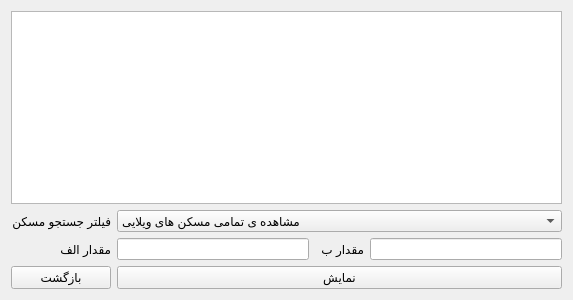
<?xml version="1.0" encoding="UTF-8"?>
<ui version="4.0">
 <class>search_maskan</class>
 <widget class="QWidget" name="search_maskan">
  <property name="geometry">
   <rect>
    <x>0</x>
    <y>0</y>
    <width>400</width>
    <height>300</height>
   </rect>
  </property>
  <property name="windowTitle">
   <string>Form</string>
  </property>
  <layout class="QGridLayout" name="gridLayout">
   <item row="1" column="0">
    <widget class="QLabel" name="label">
     <property name="text">
      <string>فیلتر جستجو مسکن</string>
     </property>
    </widget>
   </item>
   <item row="2" column="0">
    <widget class="QLabel" name="label_2">
     <property name="text">
      <string>مقدار الف</string>
     </property>
    </widget>
   </item>
   <item row="3" column="0">
    <widget class="QPushButton" name="pushButton_1">
     <property name="text">
      <string>بازگشت</string>
     </property>
    </widget>
   </item>
   <item row="2" column="3">
    <widget class="QLabel" name="label_3">
     <property name="text">
      <string>مقدار ب</string>
     </property>
    </widget>
   </item>
   <item row="0" column="0" colspan="5">
    <widget class="QTextEdit" name="textEdit"/>
   </item>
   <item row="2" column="1">
    <widget class="QLineEdit" name="lineEdit_1"/>
   </item>
   <item row="2" column="4">
    <widget class="QLineEdit" name="lineEdit_2"/>
   </item>
   <item row="3" column="1" colspan="4">
    <widget class="QPushButton" name="pushButton_2">
     <property name="text">
      <string>نمایش</string>
     </property>
    </widget>
   </item>
   <item row="1" column="1" colspan="4">
    <widget class="QComboBox" name="comboBox">
     <item>
      <property name="text">
       <string>مشاهده ی تمامی مسکن های ویلایی</string>
      </property>
     </item>
     <item>
      <property name="text">
       <string>مشاهده ی تمامی مسکن های آپارتمانی</string>
      </property>
     </item>
     <item>
      <property name="text">
       <string>مشاهده ی مسکن هایی که قیمت پایه کمتر از (الف) و متراژ ساخت بیشتر از (ب) است</string>
      </property>
     </item>
     <item>
      <property name="text">
       <string>مشاهده ی مسکن هایی که در محدوده ی خیابان (الف) قرار داردن</string>
      </property>
     </item>
    </widget>
   </item>
  </layout>
 </widget>
 <resources/>
 <connections/>
</ui>
